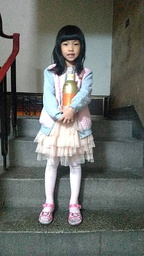
#> input picture chap09-Noise/cherry.jpg, 144 x 256 px, shrunk from 720 x 1280 before the run
$ jupyter execute --allow-errors chap09-2-Cherry.ipynb   (older library calls are emulated)
#> lines starting #> are read from the running program, lines starting #| are printed output that depends on the picture
[cell 1]
import matplotlib.pyplot as plt
from skimage.util import random_noise

andy = plt.imread('cherry.jpg')
#> andy is the input picture: shape (256, 144, 3); mean R, G, B 106, 109.5, 105.1
plt.figure(figsize=(6,8))
plt.imshow(andy)
plt.show()
# [6 lines of commented-out code are left out]

[cell 2]
# [5 lines of commented-out code are left out]

[cell 3]
########### denoise_tv_chambolle ###############

[cell 4]
from skimage.restoration import denoise_tv_chambolle
import numpy as np

for w in np.linspace(0.01, 0.5, 10):
    denoise_andy = denoise_tv_chambolle(andy,  weight=w, multichannel=True)
    plt.figure(figsize=(6,8))
    plt.title('weight '+str(w))
    plt.imshow(denoise_andy)
    plt.show()
#> this loop made 10 passes
#> pass 2, `denoise_andy = denoise_tv_chambolle(andy,  weight=w, multichannel=True)`:
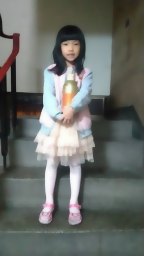
#> denoise_andy: shape (256, 144, 3) float64; mean R, G, B 0.416, 0.429, 0.412

#> (a cell that did not finish here is left out)

[cell 6]
########### denoise_bilateral ###############
from skimage.restoration import denoise_bilateral
import numpy as np
modes = ['constant', 'edge', 'symmetric', 'reflect', 'wrap']
for m in modes:
    denoise_andy = denoise_bilateral(andy, mode=m, multichannel=True)
    plt.figure(figsize=(6,8))
    plt.title('Mode '+m)
    plt.imshow(denoise_andy)
    plt.show()
#> this loop made 5 passes
#> pass 1, `denoise_andy = denoise_bilateral(andy, mode=m, multichannel=True)`:
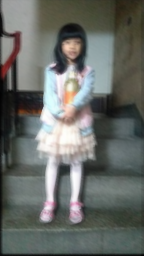
#> denoise_andy: shape (256, 144, 3) float64; mean R, G, B 0.411, 0.424, 0.408

$ run again, with chap09-Noise/andy.jpg copied over chap09-Noise/cherry.jpg
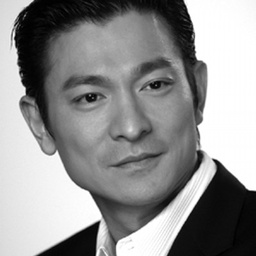
#> input picture chap09-Noise/andy.jpg, 256 x 256 px, shrunk from 400 x 400 before the run
#> andy is the input picture: shape (256, 256, 3); min 0, max 255, mean 145.3
#> the loop `for m in modes:` made 5 passes
#> pass 1, `denoise_andy = denoise_bilateral(andy, mode=m, multichannel=True)`:
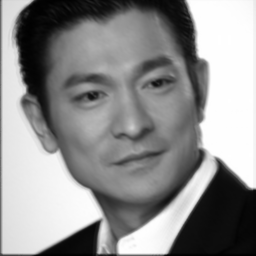
#> denoise_andy: shape (256, 256, 3) float64; min 0.0005, max 1, mean 0.565
